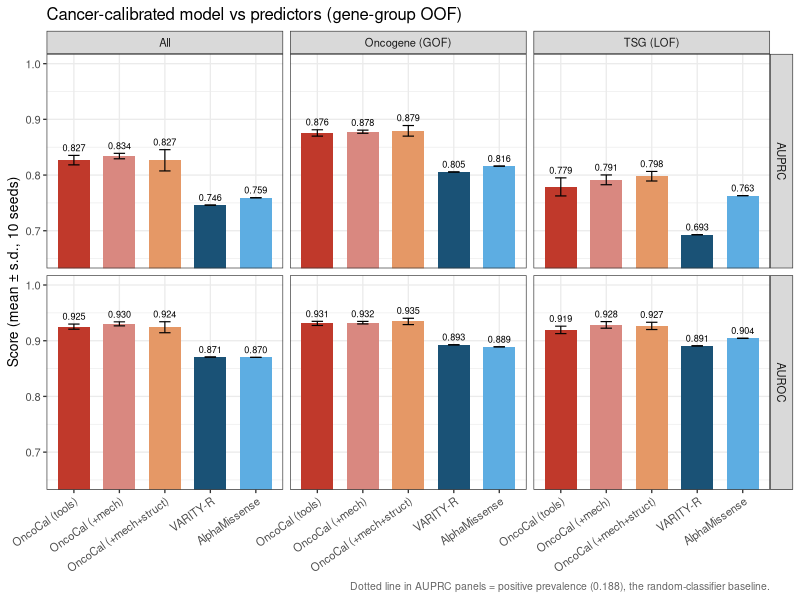
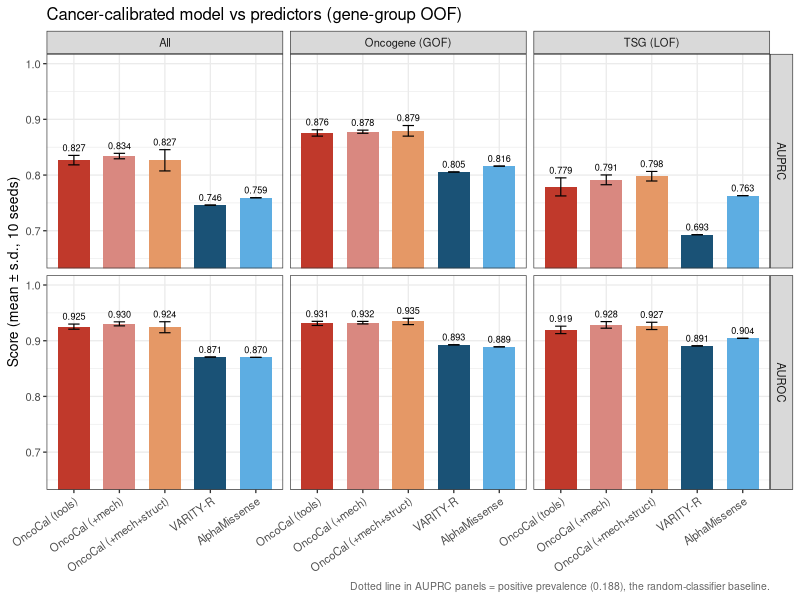

Source code (R) for these figures, in order:
# Fig 4a (main) — Model vs predictors: AUROC & AUPRC, mean±sd over 10 seeds, by role
# Input: tables/model_vs_tools.tsv (mean/sd 컬럼)  Output: fig4_model_vs_tools.{pdf,png}
# 메시지: 모델(스택) > best 단일 도구(robust); 세 모델 변형은 sd 내 동일(mech/struct 무효).
suppressPackageStartupMessages({library(tidyverse)})
PREV <- 0.188   # 양성 비율 = AUPRC 무작위 기준선

disp <- c("MODEL_tools"="OncoCal (tools)", "MODEL_tools+mech"="OncoCal (+mech)",
          "MODEL_tools+mech+struct"="OncoCal (+mech+struct)",
          "best_tool:VARITY_R"="VARITY-R", "AlphaMissense"="AlphaMissense")
pal <- c("OncoCal (tools)"="#C0392B","OncoCal (+mech)"="#D98880","OncoCal (+mech+struct)"="#E59866",
         "VARITY-R"="#1A5276","AlphaMissense"="#5DADE2")

d <- read.delim("tables/model_vs_tools.tsv", check.names = FALSE) %>%
  pivot_longer(-predictor, names_to = c("metric","stratum","stat"), names_sep = "_") %>%
  pivot_wider(names_from = stat, values_from = value) %>%
  mutate(stratum = recode(stratum, all="All", oncogene="Oncogene (GOF)", TSG="TSG (LOF)"),
         stratum = factor(stratum, levels=c("All","Oncogene (GOF)","TSG (LOF)")),
         metric = factor(metric, levels = c("AUROC","AUPRC")),   # AUROC 위, AUPRC 아래
         predictor = factor(recode(predictor, !!!disp), levels = names(pal)))

hl <- data.frame(metric = "AUPRC", yint = PREV)   # AUPRC facet에만 기준선
SHOW_LABELS <- TRUE    # 막대 위 숫자 표시(에러바 위로 배치). 끄려면 FALSE.

p <- ggplot(d, aes(predictor, mean, fill = predictor)) +
  geom_col(width = 0.7) +
  geom_errorbar(aes(ymin = mean - sd, ymax = mean + sd), width = 0.25, linewidth = 0.4) +
  geom_hline(data = hl, aes(yintercept = yint), linetype = "dotted", color = "grey40") +
  {if (SHOW_LABELS) geom_text(aes(y = mean + sd, label = sprintf("%.3f", mean)),
                              vjust = -0.6, size = 2.3)} +
  facet_grid(metric ~ stratum) +
  scale_fill_manual(values = pal) +
  coord_cartesian(ylim = c(0.65, 1.0)) +
  labs(x = NULL, y = "Score (mean ± s.d., 10 seeds)",
       title = "Cancer-calibrated model vs predictors (gene-group OOF)",
       caption = "Dotted line in AUPRC panels = positive prevalence (0.188), the random-classifier baseline.") +
  theme_bw(base_size = 10) +
  theme(axis.text.x = element_text(angle = 35, hjust = 1), legend.position = "none",
        plot.caption = element_text(size = 7.5, color = "grey40"))

ggsave("figures_R/fig4_model_vs_tools.pdf", p, width = 8.5, height = 5.5)
ggsave("figures_R/fig4_model_vs_tools.png", p, width = 8.5, height = 5.5, dpi = 300)
